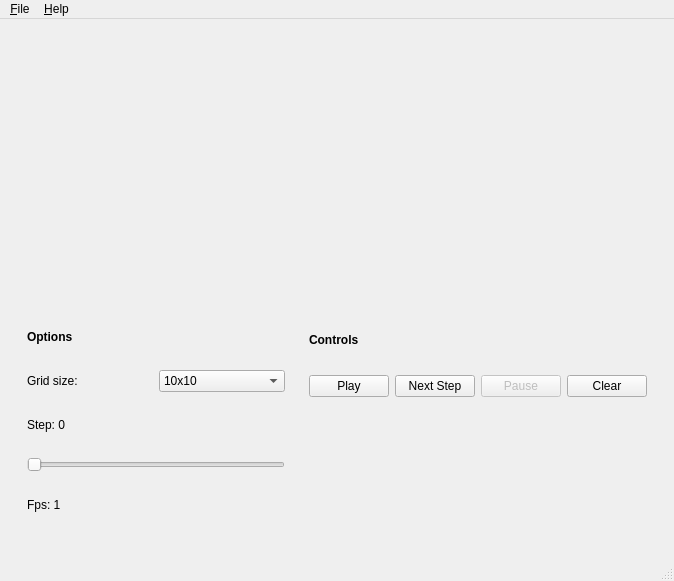
<?xml version="1.0" encoding="UTF-8"?>
<ui version="4.0">
 <class>MainWindow</class>
 <widget class="QMainWindow" name="MainWindow">
  <property name="geometry">
   <rect>
    <x>0</x>
    <y>0</y>
    <width>674</width>
    <height>581</height>
   </rect>
  </property>
  <property name="windowTitle">
   <string>MainWindow</string>
  </property>
  <widget class="QWidget" name="centralwidget">
   <layout class="QGridLayout" name="gridLayout_3">
    <item row="1" column="0">
     <widget class="QWidget" name="panelWidget" native="true">
      <property name="minimumSize">
       <size>
        <width>482</width>
        <height>0</height>
       </size>
      </property>
      <layout class="QGridLayout" name="gridLayout_2">
       <item row="1" column="1">
        <widget class="QWidget" name="controlWidget" native="true">
         <layout class="QGridLayout" name="gridLayout">
          <item row="2" column="3">
           <widget class="QPushButton" name="pauseButton">
            <property name="enabled">
             <bool>false</bool>
            </property>
            <property name="text">
             <string>Pause</string>
            </property>
           </widget>
          </item>
          <item row="2" column="4">
           <widget class="QPushButton" name="clearButton">
            <property name="text">
             <string>Clear</string>
            </property>
           </widget>
          </item>
          <item row="2" column="2">
           <widget class="QPushButton" name="stepButton">
            <property name="text">
             <string>Next Step</string>
            </property>
           </widget>
          </item>
          <item row="0" column="0">
           <widget class="QLabel" name="controlsLabel">
            <property name="font">
             <font>
              <weight>75</weight>
              <bold>true</bold>
             </font>
            </property>
            <property name="text">
             <string>Controls</string>
            </property>
           </widget>
          </item>
          <item row="2" column="0">
           <widget class="QPushButton" name="playButton">
            <property name="text">
             <string>Play</string>
            </property>
           </widget>
          </item>
          <item row="3" column="0">
           <spacer name="verticalSpacer">
            <property name="orientation">
             <enum>Qt::Vertical</enum>
            </property>
            <property name="sizeType">
             <enum>QSizePolicy::Fixed</enum>
            </property>
            <property name="sizeHint" stdset="0">
             <size>
              <width>20</width>
              <height>135</height>
             </size>
            </property>
           </spacer>
          </item>
         </layout>
        </widget>
       </item>
       <item row="1" column="0">
        <widget class="QWidget" name="optionWidget" native="true">
         <layout class="QVBoxLayout" name="verticalLayout_3">
          <item>
           <widget class="QLabel" name="optionsLabel">
            <property name="font">
             <font>
              <weight>75</weight>
              <bold>true</bold>
             </font>
            </property>
            <property name="text">
             <string>Options</string>
            </property>
           </widget>
          </item>
          <item>
           <layout class="QHBoxLayout" name="horizontalLayout">
            <item>
             <widget class="QLabel" name="gridLabel">
              <property name="text">
               <string>Grid size:</string>
              </property>
             </widget>
            </item>
            <item>
             <widget class="QComboBox" name="gridComboBox">
              <item>
               <property name="text">
                <string>10x10</string>
               </property>
              </item>
              <item>
               <property name="text">
                <string>20x20</string>
               </property>
              </item>
              <item>
               <property name="text">
                <string>30x20</string>
               </property>
              </item>
              <item>
               <property name="text">
                <string>40x40</string>
               </property>
              </item>
              <item>
               <property name="text">
                <string>50x50</string>
               </property>
              </item>
             </widget>
            </item>
           </layout>
          </item>
          <item>
           <widget class="QLabel" name="stepLabel">
            <property name="text">
             <string>Step: 0</string>
            </property>
           </widget>
          </item>
          <item>
           <widget class="QSlider" name="speedSlider">
            <property name="minimum">
             <number>1</number>
            </property>
            <property name="maximum">
             <number>30</number>
            </property>
            <property name="orientation">
             <enum>Qt::Horizontal</enum>
            </property>
           </widget>
          </item>
          <item>
           <widget class="QLabel" name="speedLabel">
            <property name="text">
             <string>Fps: 1</string>
            </property>
           </widget>
          </item>
         </layout>
        </widget>
       </item>
      </layout>
     </widget>
    </item>
    <item row="0" column="0">
     <widget class="QWidget" name="gridWidget" native="true">
      <layout class="QGridLayout" name="gridLayoutWidget"/>
     </widget>
    </item>
   </layout>
  </widget>
  <widget class="QMenuBar" name="menubar">
   <property name="geometry">
    <rect>
     <x>0</x>
     <y>0</y>
     <width>674</width>
     <height>22</height>
    </rect>
   </property>
   <widget class="QMenu" name="menuFile">
    <property name="title">
     <string>&amp;File</string>
    </property>
    <addaction name="action_Open"/>
    <addaction name="separator"/>
    <addaction name="action_Save"/>
    <addaction name="separator"/>
    <addaction name="action_Exit"/>
   </widget>
   <widget class="QMenu" name="menuHelp">
    <property name="title">
     <string>&amp;Help</string>
    </property>
    <addaction name="action_Rules"/>
    <addaction name="separator"/>
    <addaction name="action_How_to_play"/>
   </widget>
   <addaction name="menuFile"/>
   <addaction name="menuHelp"/>
  </widget>
  <widget class="QStatusBar" name="statusbar"/>
  <action name="action_Open">
   <property name="icon">
    <iconset>
     <normaloff>resources/file-open.png</normaloff>resources/file-open.png</iconset>
   </property>
   <property name="text">
    <string>&amp;Open</string>
   </property>
   <property name="toolTip">
    <string>Open existing configuration</string>
   </property>
   <property name="shortcut">
    <string>Ctrl+O</string>
   </property>
  </action>
  <action name="action_Save">
   <property name="icon">
    <iconset>
     <normaloff>resources/file-save.png</normaloff>resources/file-save.png</iconset>
   </property>
   <property name="text">
    <string>&amp;Save</string>
   </property>
   <property name="toolTip">
    <string>Save configuration</string>
   </property>
   <property name="shortcut">
    <string>Ctrl+S</string>
   </property>
  </action>
  <action name="action_Exit">
   <property name="icon">
    <iconset>
     <normaloff>resources/file-exit.png</normaloff>resources/file-exit.png</iconset>
   </property>
   <property name="text">
    <string>&amp;Exit</string>
   </property>
   <property name="shortcut">
    <string>Ctrl+E</string>
   </property>
  </action>
  <action name="action_Rules">
   <property name="icon">
    <iconset>
     <normaloff>resources/help-content.png</normaloff>resources/help-content.png</iconset>
   </property>
   <property name="text">
    <string>Rules</string>
   </property>
   <property name="toolTip">
    <string>Rules of the game</string>
   </property>
  </action>
  <action name="action_How_to_play">
   <property name="icon">
    <iconset>
     <normaloff>resources/help-content.png</normaloff>resources/help-content.png</iconset>
   </property>
   <property name="text">
    <string>How to play</string>
   </property>
  </action>
 </widget>
 <resources/>
 <connections/>
</ui>
